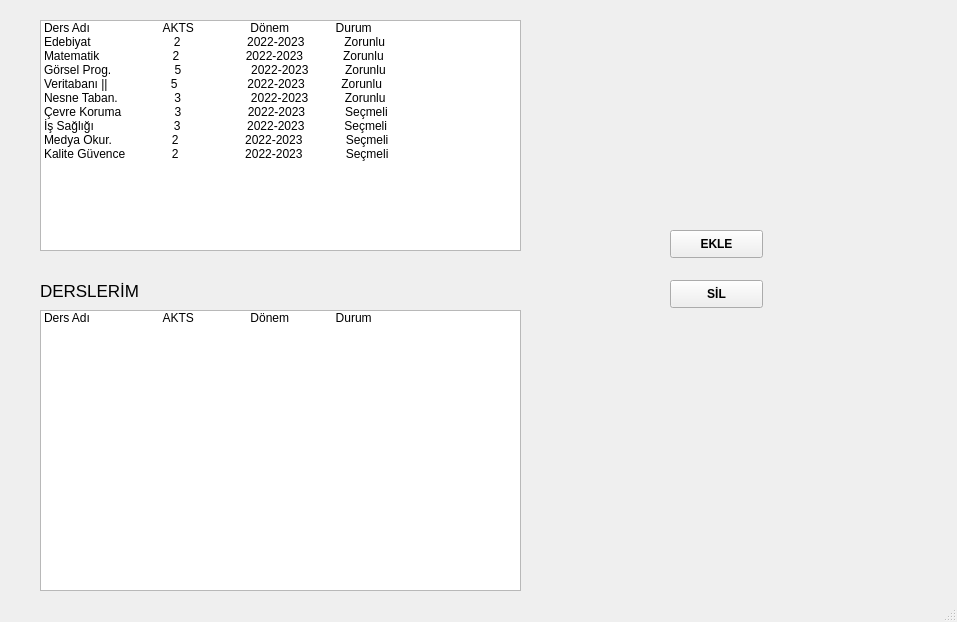
<?xml version="1.0" encoding="UTF-8"?>
<ui version="4.0">
 <class>MainWindow</class>
 <widget class="QMainWindow" name="MainWindow">
  <property name="geometry">
   <rect>
    <x>0</x>
    <y>0</y>
    <width>957</width>
    <height>622</height>
   </rect>
  </property>
  <property name="windowTitle">
   <string>MainWindow</string>
  </property>
  <widget class="QWidget" name="centralwidget">
   <widget class="QListWidget" name="listWidget">
    <property name="geometry">
     <rect>
      <x>40</x>
      <y>20</y>
      <width>481</width>
      <height>231</height>
     </rect>
    </property>
    <item>
     <property name="text">
      <string>Ders Adı                      AKTS                 Dönem              Durum</string>
     </property>
    </item>
    <item>
     <property name="text">
      <string>Edebiyat                         2                    2022-2023            Zorunlu</string>
     </property>
    </item>
    <item>
     <property name="text">
      <string>Matematik                      2                    2022-2023            Zorunlu</string>
     </property>
    </item>
    <item>
     <property name="text">
      <string>Görsel Prog.                   5                     2022-2023           Zorunlu</string>
     </property>
    </item>
    <item>
     <property name="text">
      <string>Veritabanı ||                   5                     2022-2023           Zorunlu</string>
     </property>
    </item>
    <item>
     <property name="text">
      <string>Nesne Taban.                 3                     2022-2023           Zorunlu</string>
     </property>
    </item>
    <item>
     <property name="text">
      <string>Çevre Koruma                3                    2022-2023            Seçmeli</string>
     </property>
    </item>
    <item>
     <property name="text">
      <string>İş Sağlığı                        3                    2022-2023            Seçmeli</string>
     </property>
    </item>
    <item>
     <property name="text">
      <string>Medya Okur.                  2                    2022-2023             Seçmeli</string>
     </property>
    </item>
    <item>
     <property name="text">
      <string>Kalite Güvence              2                    2022-2023             Seçmeli</string>
     </property>
    </item>
   </widget>
   <widget class="QPushButton" name="pushButton">
    <property name="geometry">
     <rect>
      <x>670</x>
      <y>230</y>
      <width>93</width>
      <height>28</height>
     </rect>
    </property>
    <property name="font">
     <font>
      <pointsize>9</pointsize>
      <weight>75</weight>
      <bold>true</bold>
     </font>
    </property>
    <property name="text">
     <string>EKLE</string>
    </property>
   </widget>
   <widget class="QPushButton" name="pushButton_2">
    <property name="geometry">
     <rect>
      <x>670</x>
      <y>280</y>
      <width>93</width>
      <height>28</height>
     </rect>
    </property>
    <property name="font">
     <font>
      <pointsize>9</pointsize>
      <weight>75</weight>
      <bold>true</bold>
     </font>
    </property>
    <property name="text">
     <string>SİL</string>
    </property>
   </widget>
   <widget class="QListWidget" name="listWidget_2">
    <property name="geometry">
     <rect>
      <x>40</x>
      <y>310</y>
      <width>481</width>
      <height>281</height>
     </rect>
    </property>
    <item>
     <property name="text">
      <string>Ders Adı                      AKTS                 Dönem              Durum</string>
     </property>
    </item>
   </widget>
   <widget class="QLabel" name="label">
    <property name="geometry">
     <rect>
      <x>40</x>
      <y>280</y>
      <width>461</width>
      <height>21</height>
     </rect>
    </property>
    <property name="font">
     <font>
      <pointsize>13</pointsize>
     </font>
    </property>
    <property name="text">
     <string>DERSLERİM</string>
    </property>
   </widget>
  </widget>
  <widget class="QStatusBar" name="statusbar"/>
 </widget>
 <resources/>
 <connections/>
</ui>
